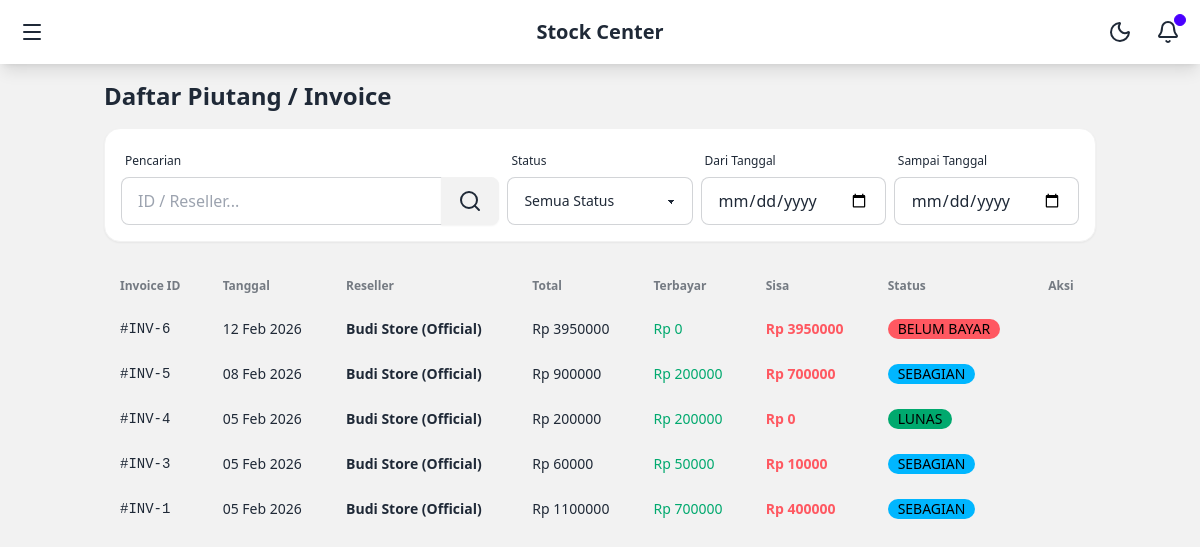
/invoices/ (signed in), run on the app's committed database.
### core/models.py (models this page shows, shortened)
class Invoice(models.Model):
    STATUS_CHOICES = [
        ('UNPAID', 'Unpaid'),
        ('PARTIAL', 'Partially Paid'),
        ('PAID', 'Paid'),
    ]
    reseller = models.ForeignKey(Reseller, on_delete=models.CASCADE)
    transaction = models.ForeignKey(Transaction, on_delete=models.CASCADE)
    total_amount = models.DecimalField(max_digits=12, decimal_places=2)
    paid_amount = models.DecimalField(max_digits=12, decimal_places=2, default=0)
    status = models.CharField(max_length=10, choices=STATUS_CHOICES, default='UNPAID')
    created_at = models.DateTimeField(auto_now_add=True)
    @property
    def remaining_balance(self):
        return self.total_amount - self.paid_amount

class Reseller(models.Model):
    user = models.OneToOneField(User, on_delete=models.SET_NULL, null=True, blank=True, related_name='reseller_profile')
    name = models.CharField(max_length=255)
    phone = models.CharField(max_length=20)
    address = models.TextField()
    credit_limit = models.DecimalField(max_digits=12, decimal_places=2, default=0)
    current_balance = models.DecimalField(max_digits=12, decimal_places=2, default=0)

### core/views.py (the view)
# urls.py: path('invoices/', views.InvoiceListView.as_view(), name='invoice_list'),
@method_decorator(login_required, name='dispatch')
class InvoiceListView(ListView):
    model = Invoice
    template_name = 'finance/invoice_list.html'
    context_object_name = 'invoices'
    ordering = ['-created_at']
    paginate_by = 10
    def get_queryset(self):
        queryset = Invoice.objects.select_related('reseller', 'transaction').order_by('-created_at')
        if hasattr(self.request.user, 'reseller_profile'):
            queryset = queryset.filter(reseller=self.request.user.reseller_profile)
        query = self.request.GET.get('q')
        if query:
            if query.isdigit():
                 queryset = queryset.filter(id=query)
            else:
                 queryset = queryset.filter(reseller__name__icontains=query)
        status = self.request.GET.get('status')
        if status:
            queryset = queryset.filter(status=status)
        start_date = self.request.GET.get('start_date')
        end_date = self.request.GET.get('end_date')
        if start_date:
            queryset = queryset.filter(created_at__date__gte=start_date)
        if end_date:
            queryset = queryset.filter(created_at__date__lte=end_date)
        return queryset
    def get_context_data(self, **kwargs):
        context = super().get_context_data(**kwargs)
        context['status_choices'] = Invoice.STATUS_CHOICES
        return context

### templates/finance/invoice_list.html (shortened to what this page needs)
{% extends 'base.html' %}
{% block content %}
<div class="flex flex-col gap-4 mb-6">
    <h1 class="text-2xl font-bold">Daftar Piutang / Invoice</h1>
    <form method="get" class="bg-base-100 p-4 rounded-box shadow-sm border border-base-200">
        <div class="grid grid-cols-1 sm:grid-cols-2 lg:grid-cols-5 gap-2 items-end">
            <div class="form-control lg:col-span-2">
                <label class="label"><span class="label-text-alt">Pencarian</span></label>
                <div class="join w-full">
                    <input type="text" name="q" placeholder="ID / Reseller..." class="input input-bordered join-item w-full" value="{{ request.GET.q|default:'' }}">
                    <button class="btn join-item"><i data-lucide="search"></i></button>
                </div>
            </div>
             <div class="form-control">
                <label class="label"><span class="label-text-alt">Status</span></label>
                <select name="status" class="select select-bordered w-full" onchange="this.form.submit()">
                    <option value="">Semua Status</option>
                </select>
            </div>
            <div class="form-control">
                <label class="label"><span class="label-text-alt">Dari Tanggal</span></label>
                <input type="date" name="start_date" class="input input-bordered w-full" value="{{ request.GET.start_date|default:'' }}" onchange="this.form.submit()">
            </div>
            <div class="form-control">
                <label class="label"><span class="label-text-alt">Sampai Tanggal</span></label>
                <input type="date" name="end_date" class="input input-bordered w-full" value="{{ request.GET.end_date|default:'' }}" onchange="this.form.submit()">
            </div>
        </div>
    </form>
</div>
<div class="overflow-x-auto">
    <table class="table w-full">
        <thead>
            <tr>
                <th>Invoice ID</th>
                <th>Tanggal</th>
                <th>Reseller</th>
                <th>Total</th>
                <th>Terbayar</th>
                <th>Sisa</th>
                <th>Status</th>
                <th>Aksi</th>
            </tr>
        </thead>
        <tbody>
            {% for invoice in invoices %}
            <tr class="hover">
                <td class="font-mono">#INV-{{ invoice.id }}</td>
                <td>{{ invoice.created_at|date:"d M Y" }}</td>
                <td class="font-bold">{{ invoice.reseller.name }}</td>
                <td>Rp {{ invoice.total_amount|floatformat:0 }}</td>
                <td class="text-success">Rp {{ invoice.paid_amount|floatformat:0 }}</td>
                <td class="text-error font-bold">
                    Rp {{ invoice.remaining_balance|floatformat:0 }}
                </td>
                <td>
                    {% if invoice.status == 'PAID' %}
                    <span class="badge badge-success">LUNAS</span>
                    {% elif invoice.status == 'PARTIAL' %}
                    <span class="badge badge-info">SEBAGIAN</span>
                    {% else %}
                    <span class="badge badge-error">BELUM BAYAR</span>
                    {% endif %}
                </td>
                <td>
                </td>
            </tr>
            {% endfor %}
        </tbody>
    </table>
</div>
{% endblock %}

### templates/base.html (style rules this page uses)
body { font-family: ui-sans-serif, system-ui, -apple-system, BlinkMacSystemFont, "Segoe UI", Roboto, "Helvetica Neue", Arial, "Noto Sans", sans-serif; }

### data on the page
Invoice: id "6", created_at "12 Feb 2026", reseller.name "Budi Store (Official)", total_amount "3950000", paid_amount "0", remaining_balance "3950000", status "BELUM BAYAR"
Invoice: id "5", created_at "08 Feb 2026", reseller.name "Budi Store (Official)", total_amount "900000", paid_amount "200000", remaining_balance "700000", status "SEBAGIAN"
Invoice: id "4", created_at "05 Feb 2026", reseller.name "Budi Store (Official)", total_amount "200000", paid_amount "200000", remaining_balance "0", status "LUNAS"
Invoice: id "3", created_at "05 Feb 2026", reseller.name "Budi Store (Official)", total_amount "60000", paid_amount "50000", remaining_balance "10000", status "SEBAGIAN"
Invoice: id "1", created_at "05 Feb 2026", reseller.name "Budi Store (Official)", total_amount "1100000", paid_amount "700000", remaining_balance "400000", status "SEBAGIAN"
